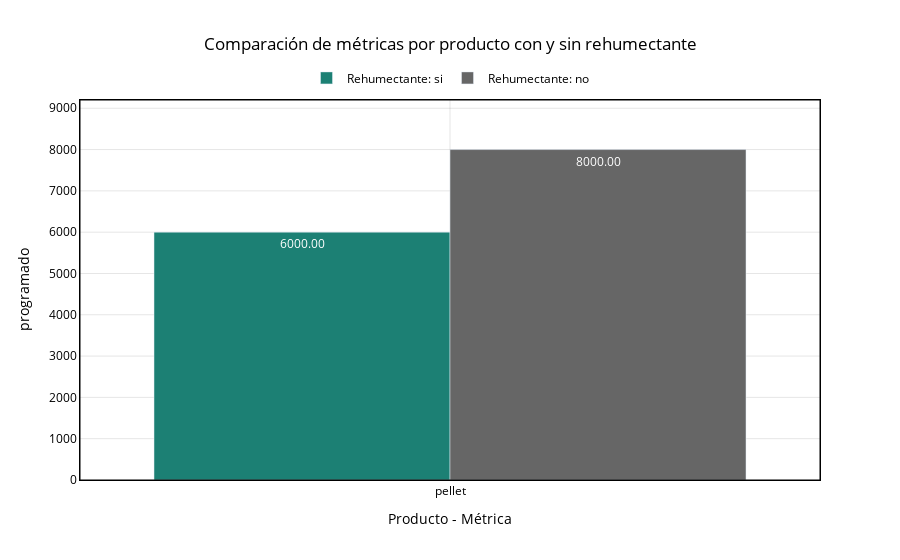

Notebook code for this chart:
### Code cell
fig = rehumectante_comparison_plot_styled(
    raw[raw["producto"]=='pellet'],
    metrics=["programado",],
    show_percentage_change=False,
    #save_path=f"{ROOT_IMAGEN}/comparacion_rehumectante_prod.html",  # Aquí la ruta y formato
    save_format="html"
)
fig.show()
s3.save_plotly_html(fig, "comparacion_rehumectante_prod.html")

### Figure 1 — Plotly figure (JSON) as saved in the notebook; plotly's stock layout.template omitted (floating-point values rounded to 4 significant figures)
{"data": [{"marker": {"color": "#1c8074"}, "name": "Rehumectante: si", "text": ["6000.00"], "textposition": "auto", "type": "bar", "x": ["pellet"], "y": [6000]}, {"marker": {"color": "#666666"}, "name": "Rehumectante: no", "text": ["8000.00"], "textposition": "auto", "type": "bar", "x": ["pellet"], "y": [8000]}], "layout": {"barmode": "group", "legend": {"font": {"color": "black"}, "orientation": "h", "x": 0.5, "xanchor": "center", "y": 1.02, "yanchor": "bottom"}, "paper_bgcolor": "rgba(0,0,0,0)", "plot_bgcolor": "rgba(0,0,0,0)", "shapes": [{"line": {"color": "black", "width": 1}, "type": "rect", "x0": 0, "x1": 1, "xref": "paper", "y0": 0, "y1": 1, "yref": "paper"}], "title": {"font": {"color": "black"}, "text": "Comparación de métricas por producto con y sin rehumectante", "x": 0.5}, "xaxis": {"gridcolor": "rgba(0,0,0,0.1)", "linecolor": "black", "mirror": true, "showline": true, "tickfont": {"color": "black"}, "title": {"font": {"color": "black"}, "text": "Producto - Métrica"}}, "yaxis": {"gridcolor": "rgba(0,0,0,0.1)", "linecolor": "black", "mirror": true, "range": [0, 9200], "showline": true, "tickfont": {"color": "black"}, "title": {"font": {"color": "black"}, "text": "programado"}}}}
